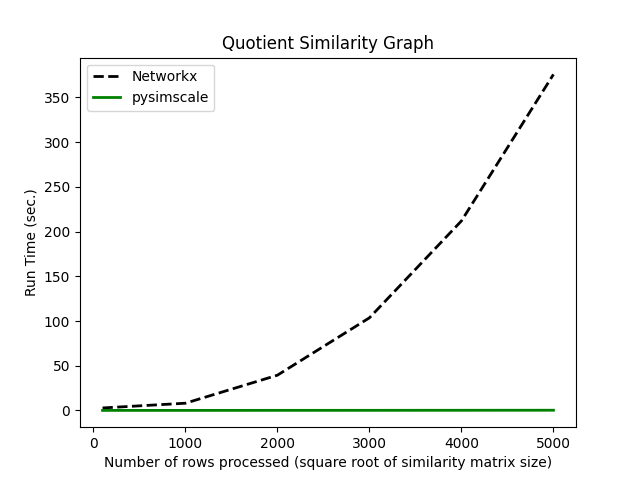

The Python source for this figure:
import timeit
from math import sqrt
from numpy import array, where, maximum, fill_diagonal, allclose
from numpy.random import uniform
from random import choices
from scipy.sparse import csr_matrix
import networkx as nx
from pysimscale import sim_matrix_shuffle, quotient_similarity
from matplotlib import pyplot as plt

n_features = 10
n_rows = [100, 1000, 2000, 3000, 4000, 5000]
sim_thresh = 0.8

nx_time = []
pss_time = []

for r in n_rows:
    # Generate a similarity matrix (symmetrix, diag = 1)
    m = uniform(0, 1, (r, r))
    m = abs(maximum(m, m.T))
    fill_diagonal(m, 1)
    m[m < sim_thresh] = 0
    m = csr_matrix(m)
    # Generate IDs for partition
    ids = list(range(int(sqrt(r))))
    id_map = array(choices(ids, k=r))
    partition = [where(id_map == i)[0].tolist() for i in ids]
    # Networkx implementation
    start_time = timeit.default_timer()
    nx_G = nx.from_scipy_sparse_matrix(m)
    nx_Gq = nx.quotient_graph(G=nx_G, partition=partition)
    nx_q = nx.to_scipy_sparse_matrix(nx_Gq)
    nx_q.eliminate_zeros()
    nx_time.append(timeit.default_timer() - start_time)
    # PSS implementation
    start_time = timeit.default_timer()
    pss_q = quotient_similarity(m, partition, diag_value=0)
    pss_time.append(timeit.default_timer() - start_time)
    # Test and print
    if not allclose(nx_q.todense(), pss_q.todense()):
        raise ValueError('Quotient similarity matrix values diverged')
    print('END {} rows'.format(r))

plt.plot(n_rows, nx_time, color='black', linestyle='dashed', linewidth=2, label='Networkx')
plt.plot(n_rows, pss_time, color='green', linewidth=2, label='pysimscale')
plt.title('Quotient Similarity Graph')
plt.legend()
plt.xlabel('Number of rows processed (square root of similarity matrix size)')
plt.ylabel('Run Time (sec.)')
plt.savefig('benchmarks/benchmark_quotient.png')
plt.close('all')
